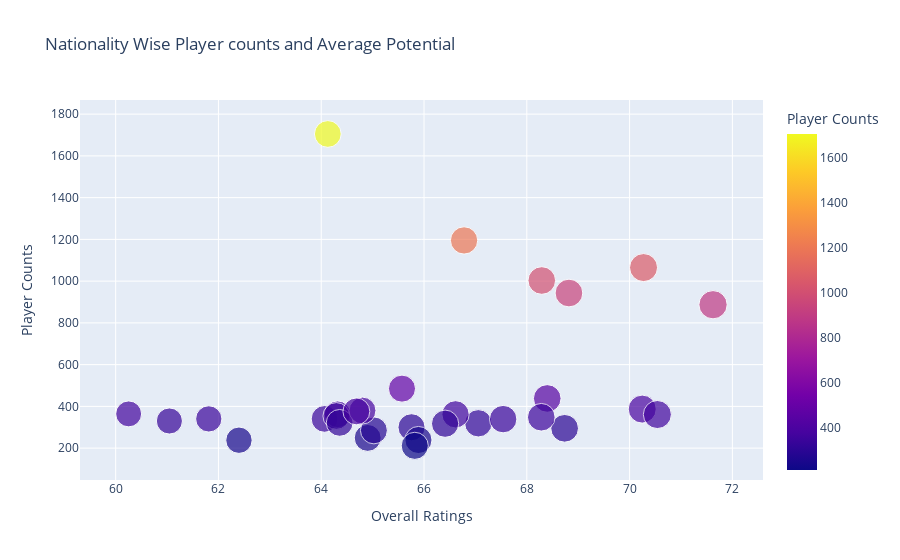

Notebook cell for this chart:
### Code cell
Country_Best_Averg=fifa.groupby('Nationality').apply(lambda x:np.average(x['BOV'])).reset_index(name='Overall Ratings')
Country_Best_Count=fifa.groupby('Nationality').apply(lambda x:x['BOV'].count()).reset_index(name='Player Counts')
snt_best_avg_cnt=pd.merge(Country_Best_Averg,Country_Best_Count,how='inner',left_on='Nationality',right_on='Nationality')
sel_best_avg_cnt=snt_best_avg_cnt[snt_best_avg_cnt['Player Counts']>=200]
sel_best_avg_cnt.sort_values(by=['Overall Ratings','Player Counts'],ascending=[False,False])
px.scatter(sel_best_avg_cnt,x='Overall Ratings',y='Player Counts',color='Player Counts',size='Overall Ratings',hover_data=['Nationality'],title='Nationality Wise Player counts and Average Potential')

### Figure 1 — Plotly figure (JSON) as saved in the notebook; plotly's stock layout.template omitted (floating-point values rounded to 4 significant figures)
{"data": [{"customdata": [["Argentina"], ["Australia"], ["Austria"], ["Belgium"], ["Brazil"], ["China PR"], ["Colombia"], ["Denmark"], ["Ecuador"], ["England"], ["France"], ["Germany"], ["Italy"], ["Japan"], ["Korea Republic"], ["Mexico"], ["Netherlands"], ["Norway"], ["Paraguay"], ["Poland"], ["Portugal"], ["Republic of Ireland"], ["Romania"], ["Saudi Arabia"], ["Scotland"], ["Spain"], ["Sweden"], ["Switzerland"], ["Turkey"], ["United States"], ["Uruguay"]], "hovertemplate": "Overall Ratings=%{marker.size}<br>Player Counts=%{marker.color}<br>Nationality=%{customdata[0]}<extra></extra>", "legendgroup": "", "marker": {"color": [943, 238, 319, 295, 887, 364, 339, 300, 249, 1705, 1003, 1195, 387, 485, 340, 362, 438, 362, 239, 354, 361, 340, 321, 330, 285, 1065, 380, 211, 317, 376, 348], "coloraxis": "coloraxis", "size": [68.82, 62.4, 67.06, 68.74, 71.62, 60.25, 67.54, 65.76, 64.9, 64.13, 68.29, 66.78, 70.25, 65.57, 64.06, 66.61, 68.4, 64.32, 65.89, 64.29, 70.54, 61.81, 64.36, 61.05, 65.02, 70.27, 64.8, 65.82, 66.41, 64.68, 68.28], "sizemode": "area", "sizeref": 0.1791, "symbol": "circle"}, "mode": "markers", "name": "", "orientation": "v", "showlegend": false, "type": "scatter", "x": [68.82, 62.4, 67.06, 68.74, 71.62, 60.25, 67.54, 65.76, 64.9, 64.13, 68.29, 66.78, 70.25, 65.57, 64.06, 66.61, 68.4, 64.32, 65.89, 64.29, 70.54, 61.81, 64.36, 61.05, 65.02, 70.27, 64.8, 65.82, 66.41, 64.68, 68.28], "xaxis": "x", "y": [943, 238, 319, 295, 887, 364, 339, 300, 249, 1705, 1003, 1195, 387, 485, 340, 362, 438, 362, 239, 354, 361, 340, 321, 330, 285, 1065, 380, 211, 317, 376, 348], "yaxis": "y"}], "layout": {"coloraxis": {"colorbar": {"title": {"text": "Player Counts"}}, "colorscale": [[0, "#0d0887"], [0.1111, "#46039f"], [0.2222, "#7201a8"], [0.3333, "#9c179e"], [0.4444, "#bd3786"], [0.5556, "#d8576b"], [0.6667, "#ed7953"], [0.7778, "#fb9f3a"], [0.8889, "#fdca26"], [1, "#f0f921"]]}, "legend": {"itemsizing": "constant", "tracegroupgap": 0}, "title": {"text": "Nationality Wise Player counts and Average Potential"}, "xaxis": {"anchor": "y", "domain": [0, 1], "title": {"text": "Overall Ratings"}}, "yaxis": {"anchor": "x", "domain": [0, 1], "title": {"text": "Player Counts"}}}}
